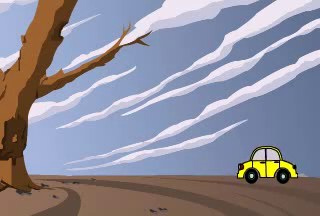
#> input picture frame 8 of FilmAudioProgram/video/videos/car.mp4, 320 x 216 px
$ python objecttracking.py
#> lines starting #> are read from the running program, lines starting #| are printed output that depends on the picture; after the words box and inside, x2 and y2 are one past the last pixel; in counts of white or black regions, pixels touching at a corner belong together
'''
Created on Jun 3, 2015

@author: Mitali
'''

import numpy as np
import cv2

cap = cv2.VideoCapture('videos/car.mp4')

# take first frame of the video
ret,frame = cap.read()
#> frame is the input picture: shape (216, 320, 3); mean B, G, R 153.3, 140.7, 142.4

# setup initial location of window
# r,h,c,w - region of image
#           simply hardcoded the values
r,h,c,w = 200,20,300,20
track_window = (c,r,w,h)

# set up the ROI for tracking
roi = frame[r:r+h, c:c+w]
hsv_roi =  cv2.cvtColor(frame, cv2.COLOR_BGR2HSV)
#> hsv_roi: shape (216, 320, 3); mean H, S, V 84.6, 78.2, 170.9
mask = cv2.inRange(hsv_roi, np.array((0., 60.,32.)), np.array((180.,255.,255.)))
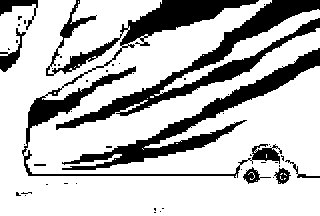
#> mask: shape (216, 320); 74.9% white; 48 black regions (39 under 20 px), largest, box (x1, y1, x2, y2) and area: (22, 0, 282, 178) 6159, (56, 0, 320, 130) 5391, (62, 48, 320, 170) 4472
roi_hist = cv2.calcHist([hsv_roi],[0],mask,[180],[0,180])
#> roi_hist = 180 values, max 12553 at index 110, min 0 at index 43, mean 287.7
cv2.normalize(roi_hist,roi_hist,0,255,cv2.NORM_MINMAX)

# Setup the termination criteria, either 10 iteration or move by at least 1 pt
term_crit = ( cv2.TERM_CRITERIA_EPS | cv2.TERM_CRITERIA_COUNT, 10, 1 )

while(1):
    ret ,frame = cap.read()
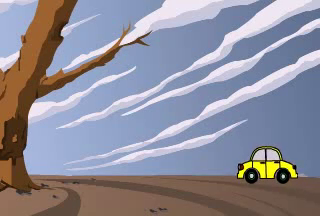
#> input picture frame 9 of FilmAudioProgram/video/videos/car.mp4, 320 x 216 px
#> frame is the input picture: shape (216, 320, 3); mean B, G, R 153.3, 140.7, 142.4

    if ret == True:
        hsv = cv2.cvtColor(frame, cv2.COLOR_BGR2HSV)
#> hsv: shape (216, 320, 3); mean H, S, V 84.6, 78.2, 170.9
        dst = cv2.calcBackProject([hsv],[0],roi_hist,[0,180],1)
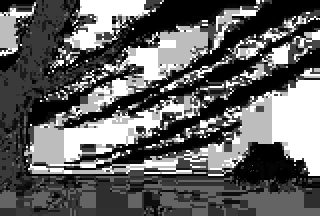
#> dst: shape (216, 320); min 0, max 255, mean 98.9

        # apply meanshift to get the new location
        ret, track_window = cv2.meanShift(dst, track_window, term_crit)
#> ret = 10; track_window = (290, 200, 20, 16)

        # Draw it on image
        x,y,w,h = track_window
#> x = 290; y = 200; w = 20; h = 16
        img2 = cv2.rectangle(frame, (x,y), (x+w,y+h), 255,2)
        cv2.imshow('img2',img2)

        k = cv2.waitKey(60) & 0xff
#> (key Esc is pressed here)
        if k == 27:
            break
        else:
            cv2.imwrite(chr(k)+".jpg",img2)

    else:
        break

cv2.destroyAllWindows()
cap.release()

$ run again, starting later in the video
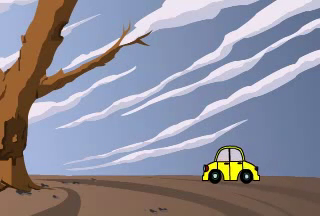
#> input picture frame 39 of FilmAudioProgram/video/videos/car.mp4, 320 x 216 px
#> frame is the input picture: shape (216, 320, 3); mean B, G, R 153.4, 140.6, 142.2
#> hsv_roi: shape (216, 320, 3); mean H, S, V 84.7, 78.4, 170.9
#> `mask = cv2.inRange(hsv_roi, np.array((0., 60.,32.)), np.array((180.,25..`:
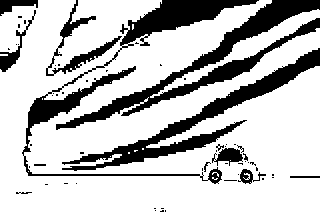
#> mask: shape (216, 320); 75.4% white; 60 black regions (47 under 20 px), largest, box (x1, y1, x2, y2) and area: (56, 0, 320, 130) 5353, (22, 0, 259, 184) 4722, (62, 48, 320, 171) 4438
#> roi_hist = 180 values, max 13322 at index 110, min 0 at index 40, mean 289.5
#> hsv: shape (216, 320, 3); mean H, S, V 84.8, 78.4, 170.8
#> `dst = cv2.calcBackProject([hsv],[0],roi_hist,[0,180],1)`:
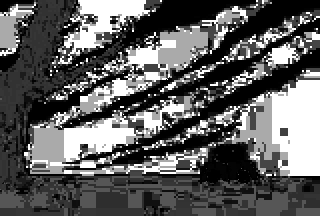
#> dst: shape (216, 320); min 0, max 255, mean 96
#> ret = 6; track_window = (294, 200, 20, 16)
#> x = 294; y = 200; w = 20; h = 16

$ run again, starting later in the video
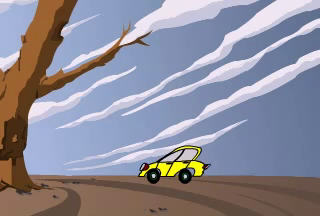
#> input picture frame 70 of FilmAudioProgram/video/videos/car.mp4, 320 x 216 px
#> frame is the input picture: shape (216, 320, 3); mean B, G, R 152.7, 140.1, 141.8
#> hsv_roi: shape (216, 320, 3); mean H, S, V 84.7, 78.6, 170.3
#> `mask = cv2.inRange(hsv_roi, np.array((0., 60.,32.)), np.array((180.,25..`:
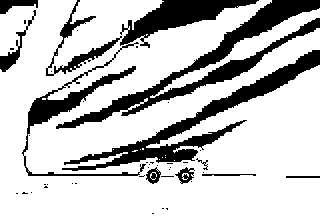
#> mask: shape (216, 320); 76.1% white; 44 black regions (33 under 20 px), largest, box (x1, y1, x2, y2) and area: (56, 0, 320, 129) 5270, (62, 50, 320, 171) 4560, (22, 0, 259, 176) 4458
#> roi_hist = 180 values, max 13111 at index 110, min 0 at index 1, mean 292.4
#> hsv: shape (216, 320, 3); mean H, S, V 84.6, 78.6, 170.3
#> `dst = cv2.calcBackProject([hsv],[0],roi_hist,[0,180],1)`:
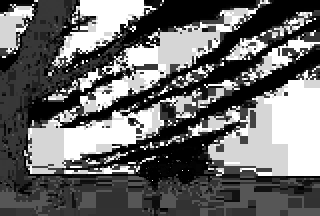
#> dst: shape (216, 320); min 0, max 255, mean 106.2
#> ret = 8; track_window = (292, 200, 20, 16)
#> x = 292; y = 200; w = 20; h = 16
